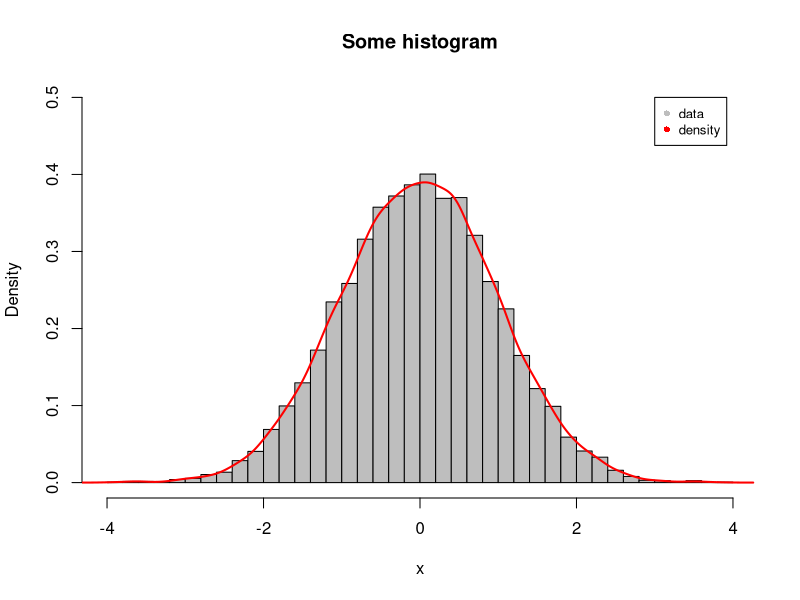

Write the R code that produced this figure.
x <- rnorm(10000, 0, 1)

# Create a histogram plot
hist(x,                                   # data you want to plot
     freq = FALSE,                        # Density plot or count
     breaks = 50,                         # No. of bins
     xlim = c(-4, 4), ylim = c(0, 0.5),   # Limits of x and y
     col = "grey",                        # Color of the bars
     xlab = "x", ylab = "Density",        # Text of x and y axis
     main = "Some histogram")             # Title

# Add an optional density line
lines(density(x),                         # data you want to plot
      col = "red",                        # color
      lwd = 2)                            # linewidth

# Add an optional legend
legend(x = 3, y = 0.5,                    # Position of the legend
       legend = c("data", "density"),     # Names of the entires
       col = c("grey", "red"),            # Colors of the entries
       pch = c(16, 16),                   # Type of point or line
       cex = 0.8)                         # Size